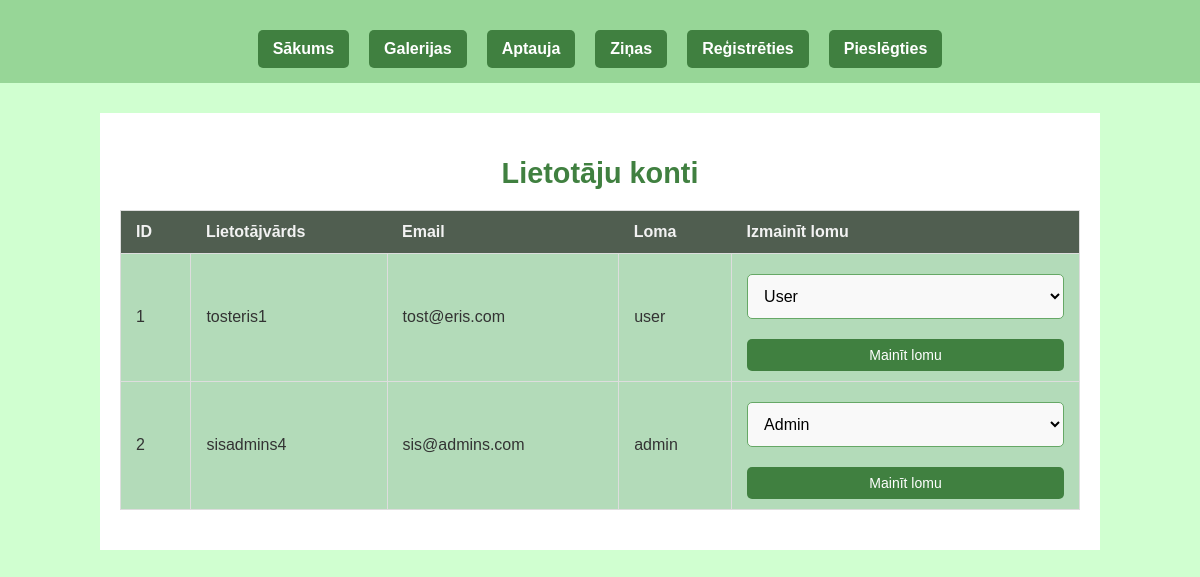
The page /accounts.php on the database its author committed.
### tables this page shows
CREATE TABLE `users` (
  `id` int(11) NOT NULL,
  `username` varchar(50) NOT NULL,
  `password` varchar(255) NOT NULL,
  `email` varchar(100) NOT NULL,
  `role` enum('user','admin') DEFAULT 'user'
);

### accounts.php (the view, shortened to what this page needs)
<?php
$servername = "localhost";
$username = "root";
$password = "";
$database = "ticket_service";
$conn = new mysqli($servername, $username, $password, $database);
$query = "SELECT id, username, email, role FROM users";
$result = $conn->query($query);
include 'header.php';
?>
<div class="event-container">
    <h2>Lietotāju konti</h2>
    <?php if ($result && $result->num_rows > 0): ?>
        <table class="event-table">
            <thead>
                <tr>
                    <th>ID</th>
                    <th>Lietotājvārds</th>
                    <th>Email</th>
                    <th>Loma</th>
                    <th>Izmainīt lomu</th>
                </tr>
            </thead>
            <tbody>
                <?php while ($user = $result->fetch_assoc()): ?>
                    <tr>
                        <td><?php echo htmlspecialchars($user['id']); ?></td>
                        <td><?php echo htmlspecialchars($user['username']); ?></td>
                        <td><?php echo htmlspecialchars($user['email']); ?></td>
                        <td><?php echo htmlspecialchars($user['role']); ?></td>
                        <td>
                            <form action="accounts.php" method="post" style="display: inline;">
                                <select name="role" required>
                                    <option value="user" <?php echo $user['role'] === 'user' ? 'selected' : ''; ?>>User</option>
                                    <option value="admin" <?php echo $user['role'] === 'admin' ? 'selected' : ''; ?>>Admin</option>
                                </select>
                                <button type="submit" name="update_role" class="btn">Mainīt lomu</button>
                            </form>
                        </td>
                    </tr>
                <?php endwhile; ?>
            </tbody>
        </table>
    <?php else: ?>
        <p>Nav lietotāju kontu.</p>
    <?php endif; ?>
</div>
</body>
</html>

### style.css (style rules this page uses)
body { font-family: Arial, sans-serif; background-color: #c7ffc7d6; margin: 0; padding: 0; color: #333; }

### style_login_register.css (style rules this page uses)
h2 { text-align: center; color: #408040; font-size: 1.8em; margin-bottom: 20px; }
form input[type="text"], form input[type="password"], form input[type="email"], form select { width: 100%; padding: 12px; margin: 10px 0; border: 1px solid #66a866; border-radius: 5px; font-size: 16px; background-color: #f9f9f9; box-sizing: border-box; }
form button { width: 100%; padding: 12px; background-color: #408040; color: white; font-size: 16px; border: none; border-radius: 5px; cursor: pointer; transition: background-color 0.3s ease; margin-top: 10px; }

### style_admin_views.css (style rules this page uses)
.event-table { width: 100%; border-collapse: collapse; margin: 20px 0; font-family: Arial, sans-serif; border: 1px solid #ddd; background-color: rgb(179, 219, 185); }
.event-table th { background-color: #505e50; color: #f2f2f2; text-align: left; padding: 12px 15px; font-size: 16px; }
.event-table td { border: 1px solid #ddd; padding: 10px 15px; text-align: left; }
.event-table form button { padding: 8px 15px; background-color: #408040; color: white; border: none; cursor: pointer; font-size: 14px; transition: background-color 0.3s; }
.event-container { max-width: 1500px; margin: 0 auto; padding: 20px; background-color:white; width: 80%; margin: 30px auto; }

### rows shown on the page
users: id "1", username "tosteris1", email "tost@eris.com", role "user", role "User"
users: id "2", username "sisadmins4", email "sis@admins.com", role "admin", role "Admin"
